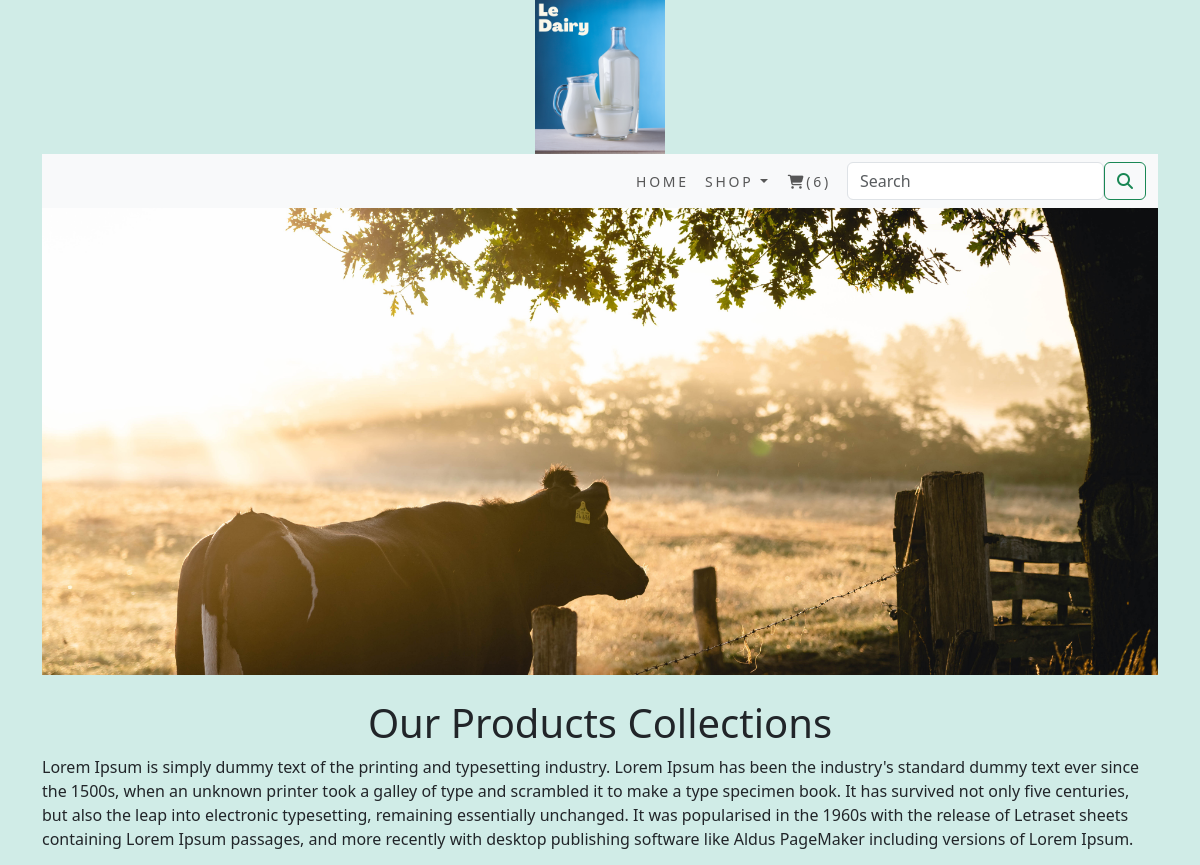
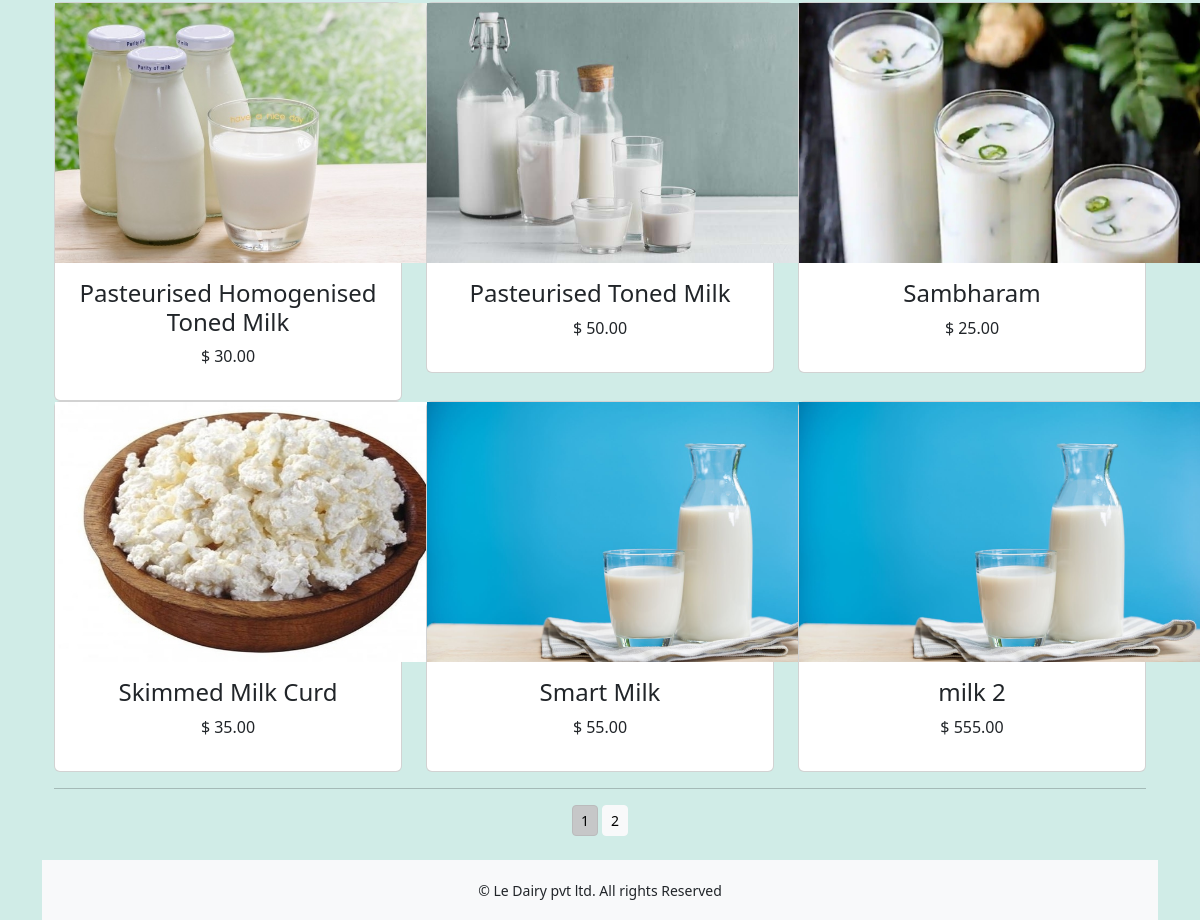
The app's page /shop/ with its own data (2 pictures, top to bottom).
### shop/models.py (models this page shows, shortened)
class Product(models.Model):
    name=models.CharField(max_length=250,unique=True)
    slug = models.SlugField(max_length=250, unique=True)
    description = models.TextField(blank=True)
    price=models.DecimalField(max_digits=10,decimal_places=2)
    category=models.ForeignKey(Category,on_delete=models.CASCADE)
    image=models.ImageField(upload_to='product',blank=True)
    stock=models.IntegerField()
    available=models.BooleanField(default=True)
    created=models.DateField(auto_now_add=True)
    updated=models.DateTimeField(auto_now=True)
    def get_url(self):
        return reverse('shop:proCatdetail',args=[self.category.slug,self.slug])
    class Meta:
        ordering=('name',)
        verbose_name='product'
        verbose_name_plural='products'

### shop/views.py (the view)
# urls.py: path('', views.allProdCat,name='allProdCat'),
def allProdCat(request,c_slug=None):
    c_page = None
    products_list = None
    if c_slug != None:
        c_page = get_object_or_404(Category, slug=c_slug)
        products_list = Product.objects.all().filter(category=c_page, available=True)
    else:
        products_list = Product.objects.all().filter(available=True)
    paginator = Paginator(products_list, 6)
    try:
        page = int(request.GET.get('page', '1'))
    except:
        page = 1
    try:
        products = paginator.page(page)
    except (EmptyPage, InvalidPage):
        products = paginator.page(paginator.num_pages)
    return  render(request,"category.html",{'category':c_page,'products':products})

### cart/context_processors.py (called while the page is built)
def counter(request):
    item_count=0
    if 'admin' in request.path:
        return {}
    else:
        try:
            cart=Cart.objects.filter(cart_id=_cart_id(request))
            cart_items=CartItem.objects.all().filter(cart=cart[:1])
            for cart_item in cart_items:
                item_count += cart_item.quantity
        except Cart.DoesNotExist:
            item_count = 0
    return  dict(item_count=item_count)

### cart/views.py (called while the page is built)
def _cart_id(request):
    cart=request.session.session_key
    if not cart:
        cart=request.session.create()
        return cart

### shop/context_processors.py (called while the page is built)
def menu_links(request):
    links=Category.objects.all()
    return dict(links=links)

### shop/models.py (called while the page is built)
    def get_url(self):
        return reverse('shop:products_by_category',args=[self.slug])

### templates/category.html (shortened to what this page needs)
{% extends 'base.html' %}
{% load static %}
{% block content %}
<div class="mx-auto">
    {% if category %}
    <img class="my_image" src="{{category.image.url}}" alt="{{category.name}}">
</div>
  <br>
<div>
    <h1 class="text-center my_title">{{category.name}}</h1>
    <p class="text-justify">{{category.description}}</p>
</div>
  {% else %}
<div>
<img class="my_image my_image_padding" src="{% static 'img/Dairy Banner.png' %}" alt="our products">
</div>
<br>
<div>
    <h1 class="text-center my_title"> Our Products Collections</h1>
    <p class="text-justify">Lorem Ipsum is simply dummy text of the printing and typesetting industry.
        Lorem Ipsum has been the industry's standard dummy text ever since the 1500s,
        when an unknown printer took a galley of type and
        scrambled it to make a type specimen book.
        It has survived not only five centuries, but also the leap
        into electronic typesetting, remaining essentially unchanged.
        It was popularised in the 1960s with the release of Letraset sheets containing
        Lorem Ipsum passages, and more recently
        with desktop publishing software like Aldus PageMaker including versions of Lorem Ipsum.</p>
</div>
    {% endif %}
<div class="container">
    <div class="row mx_auto">
       {% for product in products.object_list %}
        <div class="my_bottom_margin col-9 col-sm-12 col-md-4 xol-lg-4">
            <div class="card text-center" style="min-width:18rem;">
                <a href="{{product.get_url}}"><img  src="{{product.image.url}}" alt="{{product.name}}" height="260" width="406"> </a>
            <div class="card-body">
                <h4>{{product.name}}</h4>
                <p>$ {{product.price}}</p>
            </div>
            </div>
        </div>
        {% endfor %}
    </div>
    <div class="mx-auto">
        {% if products.paginator.num_pages > 1 %}
        <hr>
        <div class="text-center">
            {% for pg in products.paginator.page_range %}
                <a href="?page={{pg}}" class="btn btn-light btn-sm {% if products.number == pg %} active {% endif %}">{{pg}}</a>
            {% endfor %}
        </div>
        {% endif %}
    </div>
    <br>
</div>
{% endblock %}

### templates/base.html (shortened to what this page needs)
{% load static %}
<!DOCTYPE html>
<html lang="en">
<head>
    <link rel="stylesheet" href="{% static 'css/custom.css' %}">
    <link rel="stylesheet" href="{% static 'css/bootstrap.rtl.min.css' %}">
</head>
<body style="background-color: #D0ECE7;">
<div class="container">
{% include 'header.html' %}
{% include 'navbar.html' %}
{% block content %}
{% endblock %}
    </div>
{% include 'footer.html' %}
</body>
</html>

### templates/header.html
{% load static%}
<header>
  <center>
    <a href="{%url 'shop:allProdCat' %}"><img src="{% static 'img/Le Dairy.png' %}" alt="logoimage" width="130"></a>
  </center>
</header>

### templates/navbar.html (shortened to what this page needs)
<nav class="navbar navbar-expand-lg bg-body-tertiary">
  <div class="container-fluid">
    <div class="collapse navbar-collapse" id="navbarSupportedContent">
      <ul class="navbar-nav me-auto mb-2 mb-lg-0">
        <li class="nav-item">
          <a class="nav-link" href="#">Home</a>
        </li>
        <li class="nav-item dropdown {% if 'shop' in request.path %} active {% endif %}">
          <a class="nav-link dropdown-toggle" href="#" role="button" data-bs-toggle="dropdown" aria-expanded="false">
            Shop
          </a>
        </li>
        {% if item_count > 0 %}
        <li class="nav-item">
          <a class="nav-link" aria-disabled="true" href="{% url 'cart:cart_detail' %}"><i class="fa-solid fa-cart-shopping"></i>({{item_count}})</a>
        </li>
        {% endif %}
      </ul>
      <form class="d-flex" action="{% url 'search_app:SearchResult' %}" method="get">
        <input class="form-control me-2" type="search" placeholder="Search" name="q" aria-label="Search">
        <button class="btn btn-outline-success" type="submit"><i class="fa-solid fa-magnifying-glass"></i></button>
      </form>
    </div>
  </div>
</nav>

### templates/footer.html
<div class="footer navbar-fixed-bottom my_footer">
  <p class="text-center">&copy; Le Dairy pvt ltd. All rights Reserved</p>
</div>

### static/css/custom.css (style rules this page uses)
body { font-family: 'Roboto', sans-serif; background-color: #e3f2fd; }
.nav-item { letter-spacing :.2em; font-size :14px; text-transform :uppercase; }
.my_footer { background-color:#f8f9fa; height :60px; }
.my_footer p { padding-top:20px; font-size :14px; }

### records on screen
Product: image (picture), name "Pasteurised Homogenised Toned Milk", price "30.00"
Product: image (picture), name "Pasteurised Toned Milk", price "50.00"
Product: image (picture), name "Sambharam", price "25.00"
Product: image (picture), name "Skimmed Milk Curd", price "35.00"
Product: image (picture), name "Smart Milk", price "55.00"
Product: image (picture), name "milk 2", price "555.00"

### other values on screen
{{ item_count }} "6"
{{ pg }} "1" "2"
